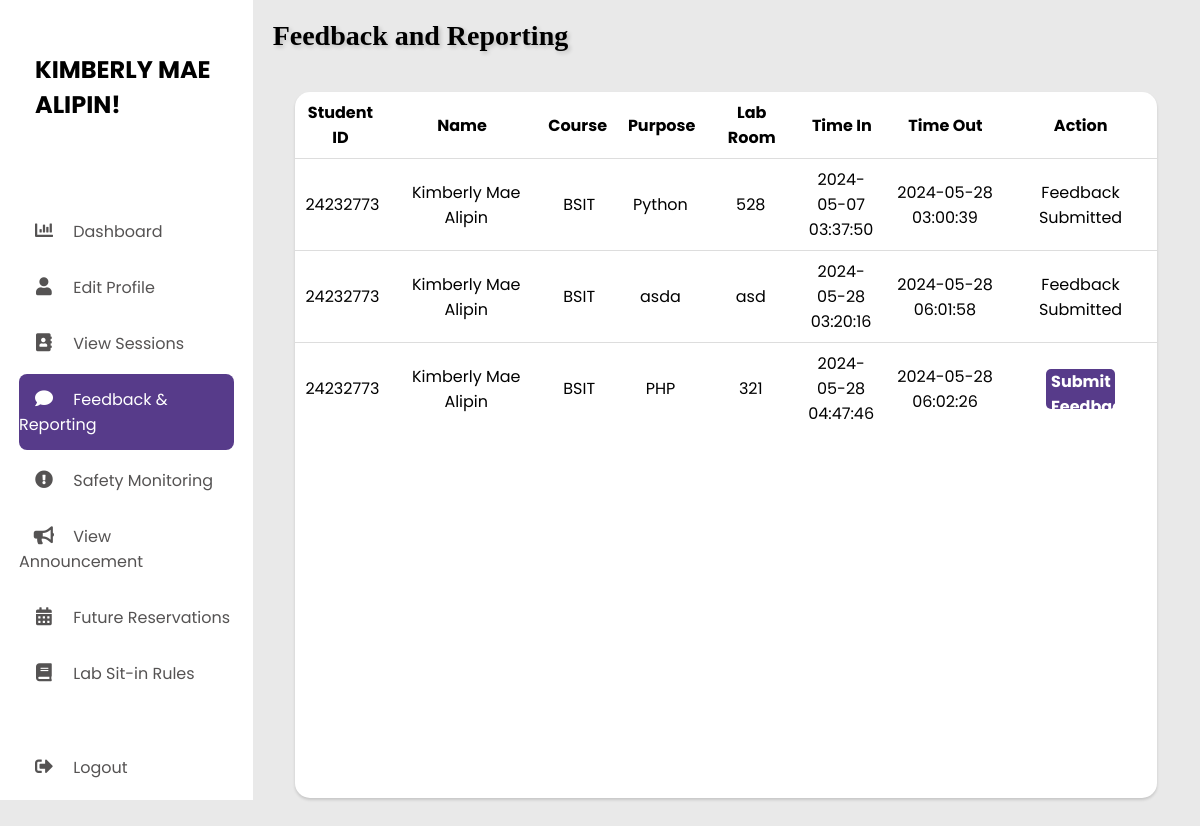
Page /s_feedback.php (signed in) on the committed database.
### tables this page shows
CREATE TABLE `records` (
  `r_id` int(11) NOT NULL,
  `s_idno` int(11) NOT NULL,
  `r_purpose` varchar(50) NOT NULL,
  `r_labroom` varchar(3) NOT NULL,
  `time_in` datetime NOT NULL DEFAULT current_timestamp(),
  `time_out` datetime DEFAULT NULL
);

CREATE TABLE `student` (
  `s_id` int(11) NOT NULL,
  `s_idno` int(8) NOT NULL,
  `s_name` varchar(25) DEFAULT NULL,
  `s_course` varchar(250) DEFAULT NULL,
  `s_email` varchar(250) DEFAULT NULL,
  `s_age` int(11) DEFAULT NULL,
  `s_address` varchar(255) DEFAULT NULL,
  `s_gender` varchar(50) DEFAULT NULL,
  `s_pass` varchar(15) DEFAULT NULL,
  `session` int(11) NOT NULL DEFAULT 30
);

### s_feedback.php (the view, shortened to what this page needs)
<?php
include("database.php");
if(isset($_SESSION['user_id'])) {
    $user_idno = $_SESSION['user_idno'];
    $user_name = $_SESSION['user_name'];
} else {
    header("Location: index.php");
    exit;
}
?>
<!DOCTYPE html>
<html lang="en">
<head>
  <link rel="stylesheet" href="style/style.css"/>
  <link rel="stylesheet" href="https://cdnjs.cloudflare.com/ajax/libs/font-awesome/5.15.4/css/all.min.css" />
  <link rel="stylesheet" href="https://cdnjs.cloudflare.com/ajax/libs/font-awesome/5.15.4/css/all.min.css" />
</head>
<body onload="showContent('dashboard')">
    <div class="container">
        <nav>
            <div class="navbar">
                <div class="logo">
                    <h1><?php echo $user_name ?? 'undefined'; ?>!</h1>
                </div>
                <ul class="nav-class">
                    <li class="inactive-tab">
                        <a href="s_dashboard.php">
                            <i class="fas fa-chart-bar"></i>
                            <span class="nav-item">Dashboard</span>
                        </a>
                    </li>
                    <li class="inactive-tab">
                        <a href="s_edit_profile.php">
                            <i class="fas fa-user "></i>
                            <span class="nav-item">Edit Profile</span>
                        </a>
                    </li>
                    <li class="inactive-tab">
                        <a href="s_view_sessions.php" >
                            <i class="fas fa-address-book"></i>
                            <span class="nav-item">View Sessions</span>
                        </a>
                    </li>
                    <li class="current-tab">
                        <a href="s_feedback.php">
                        <i class="fas fa-comment"></i>
                            <span class="nav-item">Feedback & Reporting</span>
                        </a>
                    </li>
                    <li class="inactive-tab">
                        <a href="s_monitoring.php">
                            <i class="fas fa-exclamation-circle"></i>
                            <span class="nav-item">Safety Monitoring</span>
                        </a>
                    </li>
                    <li class="inactive-tab">
                        <a href="s_announcements.php">
                            <i class="fas fa-bullhorn"></i>
                            <span class="nav-item">View Announcement</span>
                        </a>
                    </li>
                    <li class="inactive-tab">
                        <a href="s_reserve.php">
                            <i class="fas fa-calendar-alt"></i>
                            <span class="nav-item">Future Reservations</span>
                        </a>
                    </li>
                    <li class="inactive-tab">
                        <a href="s_lab_rules.php">
                            <i class="fas fa-book"></i>
                            <span class="nav-item">Lab Sit-in Rules</span>
                        </a>
                    </li>
                    <li>
                        <a href="index.php" class="logout">
                            <i class="fas fa-sign-out-alt"></i>
                            <span class="nav-item">Logout</span>
                        </a>
                    </li>
                </ul>
            </div>
        </nav>
        <section class="main">
            <div class="main-body">
                <h3 style="font-size: 28px; font-weight: bold; text-align: left;">Feedback and Reporting</h3>
                <div id="view-sessions" class="content-section">
                    <div class="profile-edit">
                    <?php
                        $sql = "SELECT records.*, student.s_name, student.s_course, student.session
                                FROM records
                                JOIN student ON records.s_idno = student.s_idno
                                WHERE records.s_idno = '$user_idno' AND records.time_out IS NOT NULL";
                        $result = $conn->query($sql);
                        if ($result->num_rows > 0) {
                            echo '<table class="records-header">';
                            echo '<tr><th>Student ID</th><th>Name</th><th>Course</th><th>Purpose</th><th>Lab Room</th><th>Time In</th><th>Time Out</th><th>Action</th></tr>';
                            echo '</table>';
                            echo '<div class="records-tbody">';
                            echo '<table class="records-table">';
                            while ($row = $result->fetch_assoc()) {
                                $r_id = $row['r_id'];
                                $sql_check_feedback = "SELECT COUNT(*) as count_feedback FROM feedback WHERE r_id = ?";
                                $stmt_check_feedback = $conn->prepare($sql_check_feedback);
                                $stmt_check_feedback->bind_param("i", $r_id);
                                $stmt_check_feedback->execute();
                                $stmt_check_feedback->bind_result($count_feedback);
                                echo '<tr>';
                                echo '<td>' . $row["s_idno"] . '</td>';
                                echo '<td>' . $row["s_name"] . '</td>';
                                echo '<td>' . $row["s_course"] . '</td>';
                                echo '<td>' . $row["r_purpose"] . '</td>';
                                echo '<td>' . $row["r_labroom"] . '</td>';
                                echo '<td>' . $row["time_in"] . '</td>';
                                echo '<td>' . $row["time_out"] . '</td>';
                                if ($count_feedback > 0) {
                                    echo '<td>Feedback Submitted</td>';
                                } else {
                                    echo '<td><button onclick="openFeedbackModal(' . $row["r_id"] . ')">Submit Feedback</button></td>';
                                }
                                echo '</tr>';
                            }
                            echo '</table>';
                            echo '</div>';
                        } else {
                            echo "No records found.";
                        }
                        ?>
                    </div>
                </div>
            </div>
        </section>
    </div>
</body>
</html>

### style/style.css (style rules this page uses)
* { margin: 0; padding: 0; outline: none; border: none; text-decoration: none; list-style: none; box-sizing: border-box; font-family: "Poppins", sans-serif; }
body { background: rgb(233, 233, 233); }
.container { display: flex; width: 100%; margin: auto; }
nav { position: sticky; top: 0; left: 0; bottom: 0; width: 320px; height: 100vh; background: #fff; }
.navbar { width: 85%; margin: 0 auto; }
.logo { margin: 2rem 0 1rem 0; padding-bottom: 3rem; display: flex; align-items: center; }
.logo h1 { margin-left: 1rem; text-transform: uppercase; }
ul { margin: 0 auto; }
li { padding-bottom: 2rem; }
li a { font-size: 16px; color: rgb(85, 83, 83); }
nav i { width: 50px; font-size: 18px; text-align: center; }
.logout { position: absolute; bottom: 20px; }
.main { width: 100%; }
.main-body { padding: 20px 20px 20px 20px; }
h1 { margin: 20px 10px; }
a { text-decoration: none; color: #333; font-weight: normal; transition: font-weight 0.1s ease; display: inline-block; }
.db-div0 h1, h2, h3 { font-family: Cambria, Cochin, Georgia, Times, 'Times New Roman', serif; color:#000; margin: auto; text-shadow: 2px 2px 4px rgba(0, 0, 0, 0.2); }
.profile-edit { display: flex; flex-direction: column; align-items: center; width: 95%; background-color: #ffffff; height: auto; margin: 0 auto; margin-top: 15px; margin-bottom: 15px; border-radius: 15px; box-shadow: 0 2px 3px rgba(0, 0, 0, 0.15); }
button { width: 50%; height: 40px; margin: 10px auto; justify-content: center; display: block; color: #fff; background: #573b8a; font-size: 1em; font-weight: bold; margin-top: 20px; margin-bottom: 30px; outline: none; border: none; border-radius: 5px; transition: .2s ease-in; cursor: pointer; }
.records-header, .records-table { width: 100%; border-collapse: collapse; }
.records-header th, .records-table td { padding: 8px; text-align: center; }
.records-header th { height: 60px; }
.records-table td { border-top: 1px solid #ddd; height: 60px; }
.records-header th:nth-child(1), .records-table td:nth-child(1) { width: 10%; }
.records-header th:nth-child(2), .records-table td:nth-child(2) { width: 17%; }
.records-header th:nth-child(3), .records-table td:nth-child(3) { width: 8%; }
.records-header th:nth-child(4), .records-table td:nth-child(4) { width: 10%; }
.records-header th:nth-child(5), .records-table td:nth-child(5) { width: 10%; }
.records-header th:nth-child(6), .records-table td:nth-child(6) { width: 10%; }
.records-header th:nth-child(7), .records-table td:nth-child(7) { width: 13%; }
.records-header th:nth-child(8), .records-table td:nth-child(8) { width: 17%; }
.nav-class li { padding: 13px 0; margin-bottom: 5px; border-radius: 8px; }
.current-tab { background-color: #573b8a; display: flex; margin: 0 auto; }
.current-tab i, .current-tab span { color: #fff; }
.inactive-tab { transition: background-color 0.3s; }
.records-tbody { height: 80vh; overflow-y: auto; width: 100%; }
.records-tbody button { margin: 0 auto; padding: 0 5px 0 5px; }
.content-section { margin-top: 40px; }

### rows in the picture
records: s_idno "24232773", student.s_name "Kimberly Mae Alipin", student.s_course "BSIT", r_purpose "Python", r_labroom "528", time_in "2024-05-07 03:37:50", time_out "2024-05-28 03:00:39", shows "Feedback Submitted"
records: s_idno "24232773", student.s_name "Kimberly Mae Alipin", student.s_course "BSIT", r_purpose "asda", r_labroom "asd", time_in "2024-05-28 03:20:16", time_out "2024-05-28 06:01:58", shows "Feedback Submitted"
records: s_idno "24232773", student.s_name "Kimberly Mae Alipin", student.s_course "BSIT", r_purpose "PHP", r_labroom "321", time_in "2024-05-28 04:47:46", time_out "2024-05-28 06:02:26"

### other values in the picture
$user_name "KIMBERLY MAE ALIPIN"
